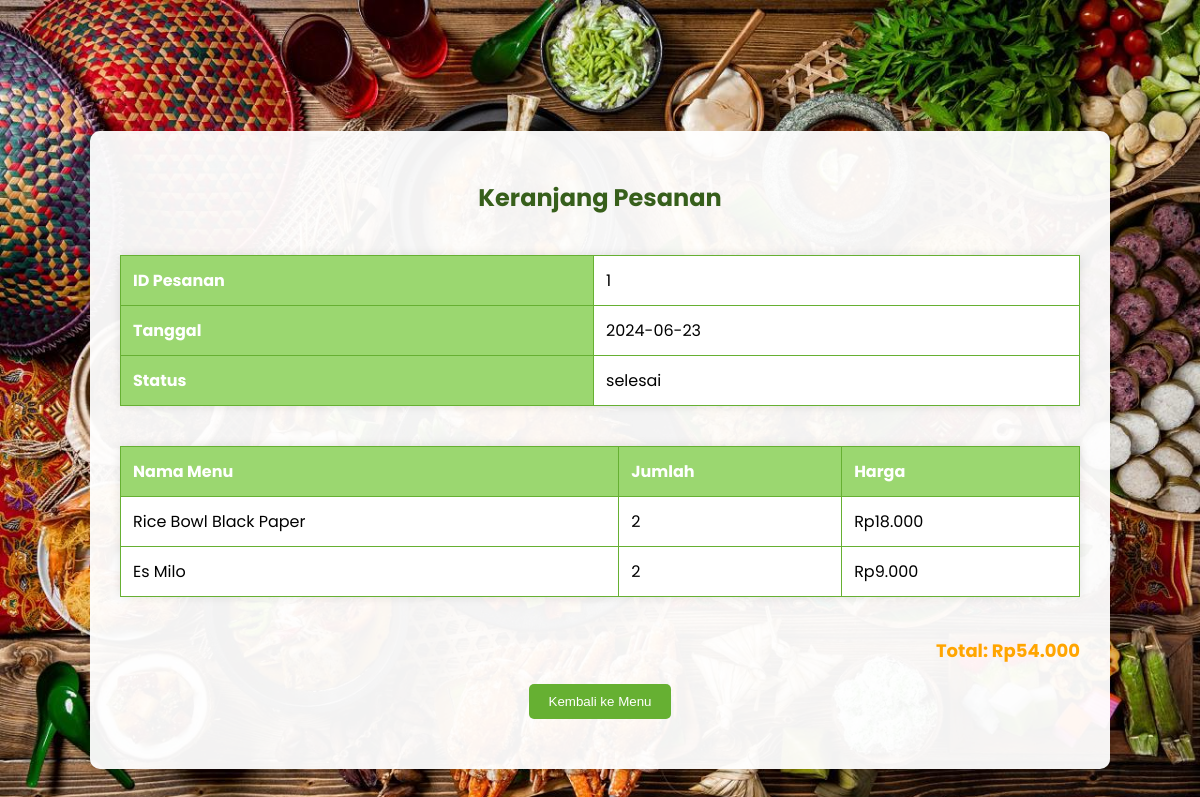
The app's page /detailpesanan.php?id=1 with its own data.
### tables this page shows
CREATE TABLE `transaksi` (
  `id` int(11) NOT NULL,
  `tanggal` date NOT NULL,
  `status` enum('diproses','selesai') NOT NULL,
  `total` decimal(10,2) NOT NULL
);

CREATE TABLE `detiltransaksi` (
  `id` int(11) NOT NULL,
  `idtransaksi` int(11) NOT NULL,
  `idmenu` int(11) NOT NULL,
  `jumlah` int(11) NOT NULL
);

CREATE TABLE `menu` (
  `id` int(11) NOT NULL,
  `nama` varchar(100) NOT NULL,
  `kategori` enum('makanan','minuman') NOT NULL,
  `harga` decimal(10,2) NOT NULL,
  `stok` int(10) NOT NULL,
  `gambar` varchar(255) NOT NULL
);

### detailpesanan.php (the view, shortened to what this page needs)
<?php
require 'db.php';
$id = $_GET['id'];
$stmt = $conn->prepare("SELECT * FROM transaksi WHERE id = ?");
$stmt->bind_param("i", $id);
$stmt->execute();
$result = $stmt->get_result();
$transaction = $result->fetch_assoc();
$stmt = $conn->prepare("SELECT dt.*, m.nama as nama_menu, m.harga FROM detiltransaksi dt JOIN menu m ON dt.idmenu = m.id WHERE dt.idtransaksi = ?");
$stmt->bind_param("i", $id);
$stmt->execute();
$result = $stmt->get_result();
$items = $result->fetch_all(MYSQLI_ASSOC);
?>
<!DOCTYPE html>
<html lang="id">
<head>
</head>
<body>
<div class="content">
    <h2>Keranjang Pesanan</h2>
    <table>
        <tr>
            <th>ID Pesanan</th>
            <td><?php echo $transaction['id']; ?></td>
        </tr>
        <tr>
            <th>Tanggal</th>
            <td><?php echo $transaction['tanggal']; ?></td>
        </tr>
        <tr>
            <th>Status</th>
            <td><?php echo $transaction['status']; ?></td>
        </tr>
    </table>
    <table>
        <tr>
            <th>Nama Menu</th>
            <th>Jumlah</th>
            <th>Harga</th>
        </tr>
        <?php foreach ($items as $item) { ?>
            <tr>
                <td><?php echo $item['nama_menu']; ?></td>
                <td><?php echo $item['jumlah']; ?></td>
                <td>Rp<?php echo number_format($item['harga'], 0, ',', '.'); ?></td>
            </tr>
        <?php } ?>
    </table>
    <div class="total">
        Total: Rp<?php
            $total = 0;
            foreach ($items as $item) {
                $total += $item['jumlah'] * $item['harga'];
            }
            echo number_format($total, 0, ',', '.');
        ?>
    </div>
    <div class="actions">
        <a href="index.php"><button>Kembali ke Menu</button></a>
    </div>
</div>
</body>
</html>

### detailpesanan.php (style rules this page uses)
body { font-family: 'Poppins', sans-serif; background-color: #f5f5f5; background-image: url('background.jpeg'); background-size: cover; display: flex; justify-content: center; align-items: center; flex-direction: column; min-height: 100vh; margin: 0; animation: fadeIn 1s ease-in; }
.content { margin-top: 100px; width: 80%; display: flex; justify-content: center; align-items: center; flex-direction: column; background: rgba(255, 255, 255, 0.95); padding: 30px; border-radius: 10px; box-shadow: 0 4px 8px rgba(0, 0, 0, 0.1); animation: fadeInUp 1s ease-in; }
h2 { margin-bottom: 20px; color: #375F1B; transition: color 0.3s ease; }
table { width: 100%; margin: 20px 0; border-collapse: collapse; background-color: #FFFFFF; box-shadow: 0px 0px 10px rgba(0, 0, 0, 0.1); transition: box-shadow 0.3s ease; animation: fadeIn 1s ease-in; }
th, td { border: 1px solid #66B032; padding: 12px; text-align: left; transition: background-color 0.3s ease, color 0.3s ease; }
th { background-color: #9BD770; color: white; }
.actions { display: flex; justify-content: center; width: 100%; margin: 20px 0; }
.actions a { text-decoration: none; }
.actions button { padding: 10px 20px; background-color: #66B032; color: white; border: none; border-radius: 5px; cursor: pointer; transition: background-color 0.3s ease, transform 0.3s ease; }
.total { font-size: 18px; font-weight: bold; text-align: right; margin-top: 20px; width: 100%; transition: color 0.3s ease; }

### records on screen
transaksi: id "1", tanggal "2024-06-23", status "selesai"
detiltransaksi: idmenu.nama "Rice Bowl Black Paper", jumlah "2", idmenu.harga "18.000"
detiltransaksi: idmenu.nama "Es Milo", jumlah "2", idmenu.harga "9.000"

### other values on screen
$total "54.000"
